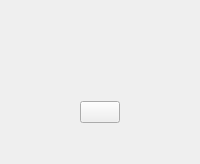
<?xml version="1.0" encoding="UTF-8"?>
<ui version="4.0">
 <class>LoginPage</class>
 <widget class="QWidget" name="LoginPage">
  <layout class="QVBoxLayout" name="verticalLayout">
   <property name="alignment">
    <set>Qt::AlignCenter</set>
   </property>
   <item>
    <widget class="QLabel" name="title_label"/>
   </item>
   <item>
    <widget class="QLabel" name="subtitle_label"/>
   </item>
   <item>
    <spacer name="verticalSpacer">
     <property name="orientation">
      <enum>Qt::Vertical</enum>
     </property>
     <property name="sizeHint" stdset="0">
      <size>
       <width>20</width>
       <height>50</height>
      </size>
     </property>
    </spacer>
   </item>
   <item>
    <widget class="QPushButton" name="login_button" text="Login with Google" />
   </item>
   <item>
    <spacer name="verticalSpacer_2">
     <property name="orientation">
      <enum>Qt::Vertical</enum>
     </property>
     <property name="sizeHint" stdset="0">
      <size>
       <width>20</width>
       <height>10</height>
      </size>
     </property>
    </spacer>
   </item>
   <item>
    <widget class="QLabel" name="status_label"/>
   </item>
  </layout>
 </widget>
 <resources/>
 <connections/>
</ui> 
